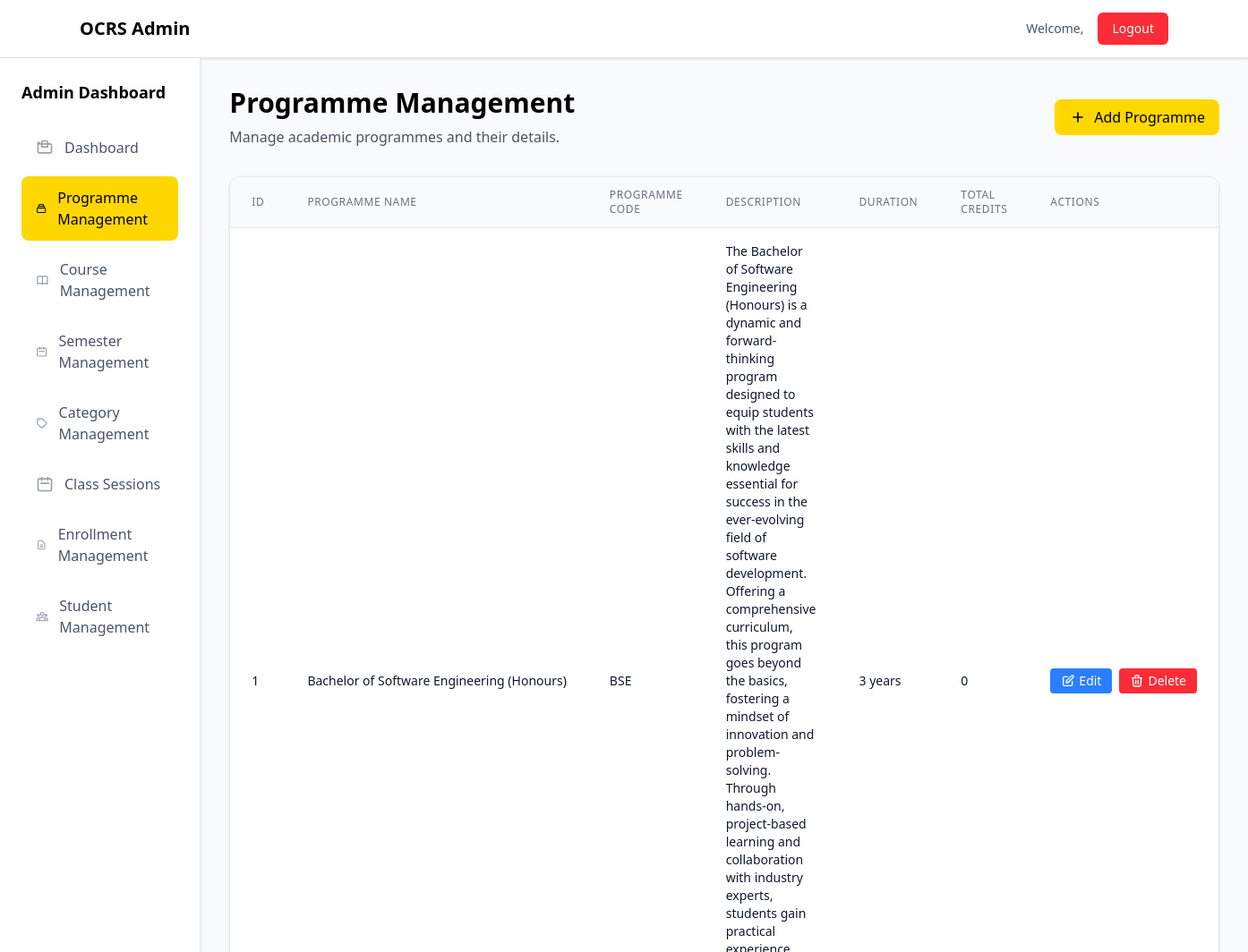
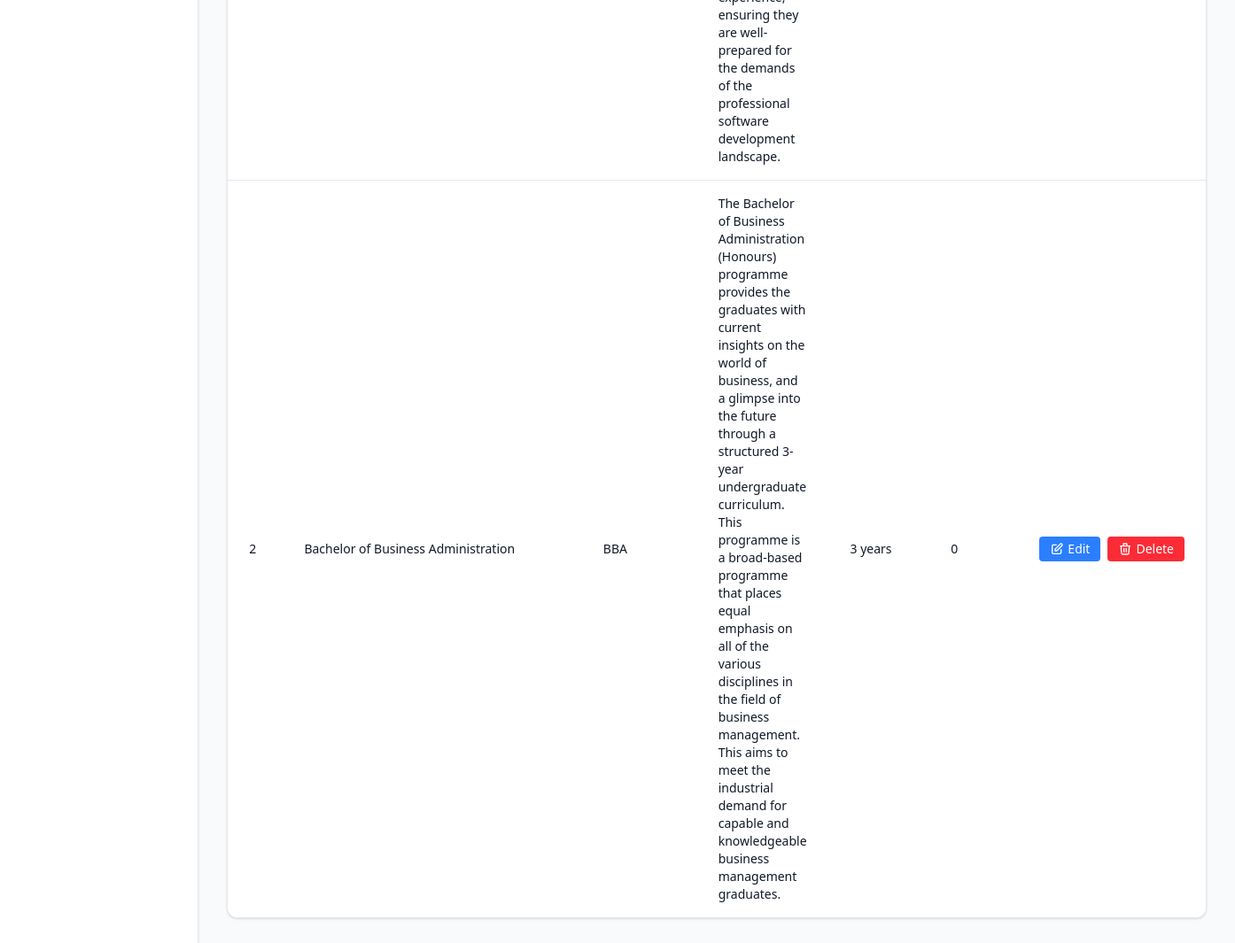
The app's page /admin/programme.php with its own data (2 pictures, top to bottom).
### tables this page shows
CREATE TABLE `programmes` (
  `prog_id` int(11) NOT NULL,
  `prog_name` varchar(100) NOT NULL,
  `prog_code` varchar(100) NOT NULL,
  `prog_desc` text NOT NULL,
  `duration` decimal(5,2) NOT NULL,
  `total_credit` int(11) DEFAULT NULL,
  `created_at` datetime NOT NULL,
  `updated_at` datetime NOT NULL
);

### admin/programme.php (the view, shortened to what this page needs)
<?php
    require_once '../header.php';
    $stmt = $pdo->query("SELECT * FROM programmes");
?>
<div class="min-h-screen bg-gray-50">
    <div class="bg-white shadow-sm border-b border-gray-200">
        <div class="max-w-7xl mx-auto px-4 sm:px-6 lg:px-8">
            <div class="flex justify-between items-center h-16">
                <div class="flex items-center">
                    <h1 class="text-xl font-bold text-black">OCRS Admin</h1>
                </div>
                <div class="flex items-center space-x-4">
                    <span class="text-sm text-gray-600">
                        Welcome, <?php echo htmlspecialchars($_SESSION['user']['username']); ?>
                    </span>
                    <a href="../backend/logout.php" class="bg-red-500 text-white px-4 py-2 rounded-md text-sm font-medium hover:bg-red-600 transition-colors duration-200">
                        Logout
                    </a>
                </div>
            </div>
        </div>
    </div>
    <div class="flex min-h-screen">
        <div class="w-64 bg-white shadow-sm border-r border-gray-200">
            <div class="p-6">
                <h2 class="text-lg font-semibold text-black mb-6">Admin Dashboard</h2>
                <nav class="space-y-2">
                    <a href="dashboard.php" class="flex items-center px-4 py-3 text-gray-600 rounded-lg hover:bg-[#FFD700] hover:text-black transition-colors duration-200 group">
                        Dashboard
                    </a>
                    <a href="programme.php" class="flex items-center px-4 py-3 text-black bg-[#FFD700] rounded-lg group">
                        Programme Management
                    </a>
                    <a href="course.php" class="flex items-center px-4 py-3 text-gray-600 rounded-lg hover:bg-[#FFD700] hover:text-black transition-colors duration-200 group">
                        Course Management
                    </a>
                    <a href="semester.php" class="flex items-center px-4 py-3 text-gray-600 rounded-lg hover:bg-[#FFD700] hover:text-black transition-colors duration-200 group">
                        <svg class="w-5 h-5 mr-3 text-gray-400 group-hover:text-black" fill="none" stroke="currentColor" viewBox="0 0 24 24">
                            <path stroke-linecap="round" stroke-linejoin="round" stroke-width="2" d="M8 7V3m8 4V3m-9 8h10M5 21h14a2 2 0 002-2V7a2 2 0 00-2-2H5a2 2 0 00-2 2v12a2 2 0 002 2z"></path>
                        </svg>
                        Semester Management
                    </a>
                    <a href="category.php" class="flex items-center px-4 py-3 text-gray-600 rounded-lg hover:bg-[#FFD700] hover:text-black transition-colors duration-200 group">
                        Category Management
                    </a>
                    <a href="class_session.php" class="flex items-center px-4 py-3 text-gray-600 rounded-lg hover:bg-[#FFD700] hover:text-black transition-colors duration-200 group">
                        <svg class="w-5 h-5 mr-3 text-gray-400 group-hover:text-black" fill="none" stroke="currentColor" viewBox="0 0 24 24">
                            <path stroke-linecap="round" stroke-linejoin="round" stroke-width="2" d="M8 7V3m8 4V3m-9 8h10M5 21h14a2 2 0 002-2V7a2 2 0 00-2-2H5a2 2 0 00-2 2v12a2 2 0 002 2z"></path>
                        </svg>
                        Class Sessions
                    </a>
                    <a href="enrollment.php" class="flex items-center px-4 py-3 text-gray-600 rounded-lg hover:bg-[#FFD700] hover:text-black transition-colors duration-200 group">
                        Enrollment Management
                    </a>
                    <a href="student.php" class="flex items-center px-4 py-3 text-gray-600 rounded-lg hover:bg-[#FFD700] hover:text-black transition-colors duration-200 group">
                        Student Management
                    </a>
                </nav>
            </div>
        </div>
        <div class="flex-1 p-8">
            <div class="mb-8">
                <div class="flex justify-between items-center">
                    <div>
                        <h1 class="text-3xl font-bold text-black mb-2">Programme Management</h1>
                        <p class="text-gray-600">Manage academic programmes and their details.</p>
                    </div>
                    <a href="add_programme.php" class="inline-flex items-center px-4 py-2 bg-[#FFD700] text-black rounded-lg font-medium hover:bg-[#e6c200] transition-colors duration-200">
                        <svg class="w-5 h-5 mr-2" fill="none" stroke="currentColor" viewBox="0 0 24 24">
                            <path stroke-linecap="round" stroke-linejoin="round" stroke-width="2" d="M12 6v6m0 0v6m0-6h6m-6 0H6"></path>
                        </svg>
                        Add Programme
                    </a>
                </div>
            </div>
            <div class="bg-white rounded-xl shadow-sm border border-gray-200 overflow-hidden">
                <?php if($stmt->rowCount() > 0): ?>
                    <div class="overflow-x-auto">
                        <table class="w-full">
                            <thead class="bg-gray-50 border-b border-gray-200">
                                <tr>
                                    <th class="px-6 py-3 text-left text-xs font-medium text-gray-500 uppercase tracking-wider">ID</th>
                                    <th class="px-6 py-3 text-left text-xs font-medium text-gray-500 uppercase tracking-wider">Programme Name</th>
                                    <th class="px-6 py-3 text-left text-xs font-medium text-gray-500 uppercase tracking-wider">Programme Code</th>
                                    <th class="px-6 py-3 text-left text-xs font-medium text-gray-500 uppercase tracking-wider">Description</th>
                                    <th class="px-6 py-3 text-left text-xs font-medium text-gray-500 uppercase tracking-wider">Duration</th>
                                    <th class="px-6 py-3 text-left text-xs font-medium text-gray-500 uppercase tracking-wider">Total Credits</th>
                                    <th class="px-6 py-3 text-left text-xs font-medium text-gray-500 uppercase tracking-wider">Actions</th>
                                </tr>
                            </thead>
                            <tbody class="bg-white divide-y divide-gray-200">
                                <?php while($programme = $stmt->fetch()): ?>
                                    <tr class="hover:bg-gray-50 transition-colors duration-200">
                                        <td class="px-6 py-4 whitespace-nowrap text-sm text-gray-900"><?php echo htmlspecialchars($programme['prog_id']); ?></td>
                                        <td class="px-6 py-4 whitespace-nowrap text-sm font-medium text-gray-900"><?php echo htmlspecialchars($programme['prog_name']); ?></td>
                                        <td class="px-6 py-4 whitespace-nowrap text-sm text-gray-900"><?php echo htmlspecialchars($programme['prog_code']); ?></td>
                                        <td class="px-6 py-4 text-sm text-gray-900"><?php echo htmlspecialchars($programme['prog_desc']); ?></td>
                                        <td class="px-6 py-4 whitespace-nowrap text-sm text-gray-900"><?php echo rtrim(rtrim(number_format($programme['duration'], 2, ".", ""), "0"), ".") . " years"; ?></td>
                                        <td class="px-6 py-4 whitespace-nowrap text-sm text-gray-900"><?php echo rtrim(rtrim(number_format($programme['total_credit'], 2, ".", ""), "0"), "."); ?></td>
                                        <td class="px-6 py-4 whitespace-nowrap text-sm font-medium">
                                            <div class="flex space-x-2">
                                                <a href="edit_programme.php?id=<?php echo $programme['prog_id']; ?>" class="inline-flex items-center px-3 py-1 bg-blue-500 text-white rounded text-sm hover:bg-blue-600 transition-colors duration-200">
                                                    <svg class="w-4 h-4 mr-1" fill="none" stroke="currentColor" viewBox="0 0 24 24">
                                                        <path stroke-linecap="round" stroke-linejoin="round" stroke-width="2" d="M11 5H6a2 2 0 00-2 2v11a2 2 0 002 2h11a2 2 0 002-2v-5m-1.414-9.414a2 2 0 112.828 2.828L11.828 15H9v-2.828l8.586-8.586z"></path>
                                                    </svg>
                                                    Edit
                                                </a>
                                                <a href="../backend/programme_controller.php?id=<?php echo $programme['prog_id']; ?>&action=delete" onclick="return confirm('Are you sure you want to delete this programme?')" class="inline-flex items-center px-3 py-1 bg-red-500 text-white rounded text-sm hover:bg-red-600 transition-colors duration-200">
                                                    <svg class="w-4 h-4 mr-1" fill="none" stroke="currentColor" viewBox="0 0 24 24">
                                                        <path stroke-linecap="round" stroke-linejoin="round" stroke-width="2" d="M19 7l-.867 12.142A2 2 0 0116.138 21H7.862a2 2 0 01-1.995-1.858L5 7m5 4v6m4-6v6m1-10V4a1 1 0 00-1-1h-4a1 1 0 00-1 1v3M4 7h16"></path>
                                                    </svg>
                                                    Delete
                                                </a>
                                            </div>
                                        </td>
                                    </tr>
                                <?php endwhile; ?>
                            </tbody>
                        </table>
                    </div>
                <?php endif; ?>
            </div>
        </div>
    </div>
</div>
<?php
    require_once '../footer.php';
?>

### records on screen
programmes: prog_id "1", prog_name "Bachelor of Software Engineering (Honours)", prog_code "BSE", prog_desc "The Bachelor of Software Engineering (Honours) is a dynamic and forward-thinking program designed to equip students with the latest skills and knowledge essential for success in the ever-evolving field of software development. Offering a comprehensive curriculum, this program goes beyond the basics, fostering a mindset of innovation and problem-solving. Through hands-on, project-based learning and collaboration with industry experts, students gain practical experience, ensuring they are well-prepared for the demands of the professional software development landscape.", duration "3", total_credit "0"
programmes: prog_id "2", prog_name "Bachelor of Business Administration", prog_code "BBA", prog_desc "The Bachelor of Business Administration (Honours) programme provides the graduates with current insights on the world of business, and a glimpse into the future through a structured 3-year undergraduate curriculum. This programme is a broad-based programme that places equal emphasis on all of the various disciplines in the field of business management. This aims to meet the industrial demand for capable and knowledgeable business management graduates.", duration "3", total_credit "0"
